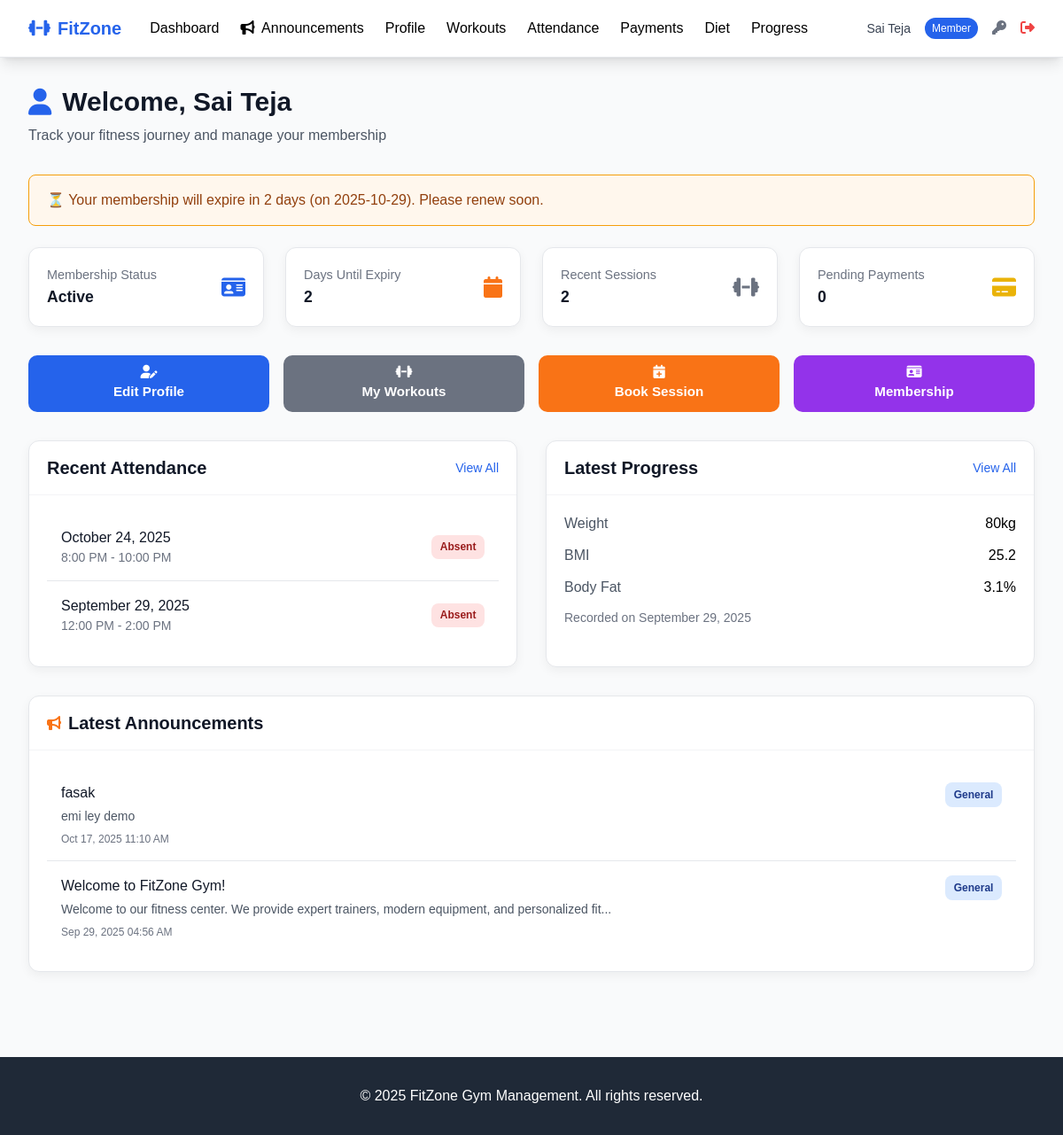
Before: /member/dashboard (signed in) with the older database file.
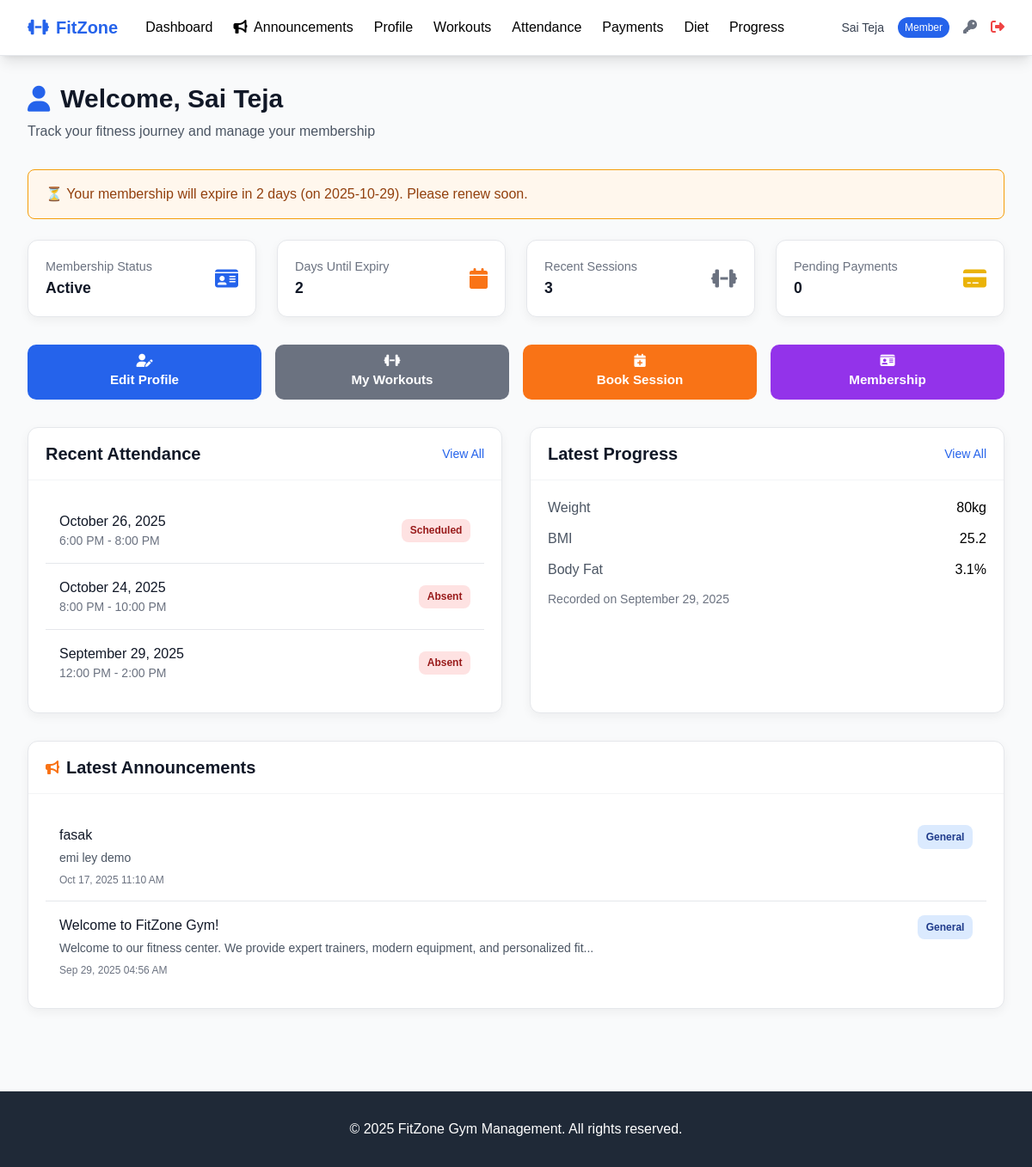
After: the same page with the newer database file.
### tables this page shows
CREATE TABLE attendance (
            id INTEGER PRIMARY KEY AUTOINCREMENT,
            member_id INTEGER NOT NULL,
            trainer_id INTEGER,
            check_in_time TIMESTAMP,
            check_out_time TIMESTAMP,
            date DATE NOT NULL,
            time_slot TEXT,
            workout_type TEXT,
            notes TEXT,
            status TEXT DEFAULT 'scheduled' CHECK (status IN ('present', 'absent', 'late','scheduled')),
            created_at TIMESTAMP DEFAULT CURRENT_TIMESTAMP,
            FOREIGN KEY (member_id) REFERENCES members (id),
            FOREIGN KEY (trainer_id) REFERENCES trainers (id)
        );

CREATE TABLE announcements (
            id INTEGER PRIMARY KEY AUTOINCREMENT,
            title TEXT NOT NULL,
            content TEXT NOT NULL,
            announcement_type TEXT CHECK (announcement_type IN ('general', 'maintenance', 'event', 'offer')),
            target_audience TEXT CHECK (target_audience IN ('all', 'members', 'trainers')),
            is_public BOOLEAN DEFAULT 0,
            is_active BOOLEAN DEFAULT 1,
            start_date DATE,
            end_date DATE,
            created_by INTEGER, -- admin user_id
            created_at TIMESTAMP DEFAULT CURRENT_TIMESTAMP,
            FOREIGN KEY (created_by) REFERENCES users (id)
        );

### routes/member_routes.py (the view)
@member_routes_bp.route('/dashboard')
@login_required
@member_required
def dashboard():
    try:
        user_id = session.get('user_id')
        if not user_id:
            flash('Please login again.')
            return redirect(url_for('auth.login'))
        try:
            member = Member.get_by_user_id(user_id)
        except Exception as ex:
            current_app.logger.exception("Error fetching member: %s", ex)
            member = None
        if not member:
            flash('Member profile not found')
            return redirect(url_for('auth.login'))
        membership_expires = getattr(member, 'membership_end_date', None)
        days_until_expiry = (
            (membership_expires - date.today()).days
            if membership_expires else 0
        )
        stats = {
            'membership_status': getattr(member, 'status', 'inactive'),
            'membership_expires': membership_expires,
            'days_until_expiry': days_until_expiry,
            'recent_attendance': [],
            'pending_payments': []
        }
        try:
            stats['recent_attendance'] = Attendance.get_member_attendance(member.id, limit=5)
        except Exception as ex:
            current_app.logger.warning("Attendance fetch failed: %s", ex)
        try:
            all_payments = Payment.get_member_payments(member.id)
            stats['pending_payments'] = [
                p for p in all_payments
                if getattr(p, 'payment_status', '').lower() == 'pending'
            ][:3]  # show only top 3 pending items if many
        except Exception as ex:
            current_app.logger.warning("Payments fetch failed: %s", ex)
            stats['pending_payments'] = []
        alert_message = None
        if getattr(member, 'status', 'inactive') != "active":
            alert_message = "⚠️ Your membership is not active. Please complete payment or contact the admin."
        elif membership_expires:
            if days_until_expiry < 0:
                alert_message = f"⚠️ Your membership expired on {membership_expires}. Please renew at the admin desk."
            elif days_until_expiry <= 7:
                alert_message = f"⏳ Your membership will expire in {days_until_expiry} days (on {membership_expires}). Please renew soon."
        if stats['pending_payments']:
            next_due = getattr(stats['pending_payments'][0], 'due_date', None)
            next_due_str = f" Due by {next_due}." if next_due else ""
            alert_message = (alert_message + " | " if alert_message else "") + \
                f"💰 You have {len(stats['pending_payments'])} pending payment(s).{next_due_str}"
        announcements = []
        try:
            announcements = Announcement.get_for_role('member')[:5]
        except Exception as ex:
            current_app.logger.warning("Announcements fetch failed: %s", ex)
        latest_progress = None
        try:
            progress_records = Progress.get_member_progress(member.id, limit=1)
            latest_progress = progress_records[0] if progress_records else None
        except Exception as ex:
            current_app.logger.warning("Progress fetch failed: %s", ex)
        return render_template(
            'member/dashboard.html',
            member=member,
            stats=stats,
            announcements=announcements,
            latest_progress=latest_progress,
            alert_message=alert_message
        )
    except Exception as e:
        current_app.logger.exception("Critical error in dashboard: %s", e)
        flash('Unexpected error loading dashboard.')
        return redirect(url_for('auth.login'))

### models/attendance.py (called while the page is built, shortened)
def _parse_date(d):
    if not d or str(d).strip() == "":
        return None
    if isinstance(d, date) and not isinstance(d, datetime):
        return d
    s = str(d).strip()
    try:
        return datetime.fromisoformat(s).date()
    except Exception:
        pass

def _parse_datetime(d):
    if d is None:
        return None
    if isinstance(d, datetime):
        return d
    try:
        return datetime.fromisoformat(str(d))
    except Exception:
        try:
            return datetime.strptime(str(d), "%Y-%m-%d %H:%M:%S")
        except Exception:
            return None

    @classmethod
    def _db_path(cls):
        return current_app.config.get('DATABASE_PATH', 'gym_management.db')

### models/database.py (called while the page is built)
def get_db_connection(db_path='gym_management.db'):
    conn = sqlite3.connect(db_path)
    conn.row_factory = sqlite3.Row
    conn.execute("PRAGMA foreign_keys = ON")
    return conn

### models/member.py (called while the page is built)
def _to_date(d):
    if d is None or isinstance(d, date):
        return d
    try:
        return datetime.fromisoformat(str(d)).date()
    except Exception:
        try:
            return datetime.strptime(str(d), "%Y-%m-%d").date()
        except Exception:
            return d  # leave as-is if not parseable

### templates/member/dashboard.html (shortened to what the changed rows need)
{% extends "base.html" %}
{% block content %}
<div class="mb-8">
    <h1 class="text-3xl font-bold text-gray-900 mb-2 flex items-center">
        <i class="fas fa-user mr-3 text-primary"></i>Welcome, {{ member.full_name }}
    </h1>
</div>
<div class="grid grid-cols-1 md:grid-cols-2 lg:grid-cols-4 gap-6 mb-8">
    <div class="stat-card">
        <div class="flex items-center justify-between">
            <div>
                <div class="stat-label">Recent Sessions</div>
                <div class="stat-value">{{ stats.recent_attendance|length }}</div>
            </div>
        </div>
    </div>
</div>
<div class="grid grid-cols-1 lg:grid-cols-2 gap-8 mb-8">
    <div class="card">
        <div class="card-header flex justify-between items-center">
            <h2 class="text-xl font-semibold text-gray-900">Recent Attendance</h2>
        </div>
        <div class="card-body p-0">
            {% if stats.recent_attendance %}
            <div class="divide-y divide-gray-200">
                {% for attendance in stats.recent_attendance %}
                <div class="p-4 hover:bg-gray-50 transition">
                    <div class="flex justify-between items-center">
                        <div>
                            <div class="font-medium text-gray-900">
                                {{ attendance.date|default("")|datetimeformat('%B %d, %Y') }}
                            </div>
                            <div class="text-sm text-gray-500">{{ attendance.time_slot }}</div>
                        </div>
                        <div class="badge badge-{{ 'success' if attendance.status == 'present' else 'danger' }}">
                            {{ attendance.status|title }}
                        </div>
                    </div>
                </div>
                {% endfor %}
            </div>
            {% else %}
            <div class="p-4 text-center text-gray-500">No recent attendance records</div>
            {% endif %}
        </div>
    </div>
    <div class="card">
        <div class="card-header flex justify-between items-center">
            <h2 class="text-xl font-semibold text-gray-900">Latest Progress</h2>
        </div>
    </div>
</div>
{% if announcements %}
<div class="card">
    <div class="card-header flex items-center">
        <h2 class="text-xl font-semibold text-gray-900">Latest Announcements</h2>
    </div>
    <div class="card-body p-0">
        <div class="divide-y divide-gray-200">
            {% for announcement in announcements %}
            <div class="p-4 hover:bg-gray-50 transition">
                <div class="flex justify-between items-start">
                    <div>
                        <h3 class="font-medium text-gray-900">{{ announcement.title }}</h3>
                        <p class="text-sm text-gray-600 mt-1">
                            {{ announcement.content|truncate(100, True, '...') }}
                        </p>
                        <div class="text-xs text-gray-500 mt-2">
                            {{ announcement.created_at|datetimeformat }}
                        </div>
                    </div>
                    <span class="badge badge-info">{{ announcement.announcement_type|title }}</span>
                </div>
            </div>
            {% endfor %}
        </div>
    </div>
</div>
{% endif %}
{% endblock %}

Changed rows visible on the page:
added attendance: date "October 26, 2025", time_slot "6:00 PM - 8:00 PM", status "Scheduled"
Other visible differences:
{{ stats.recent_attendance|length }}: "2" → "3"
